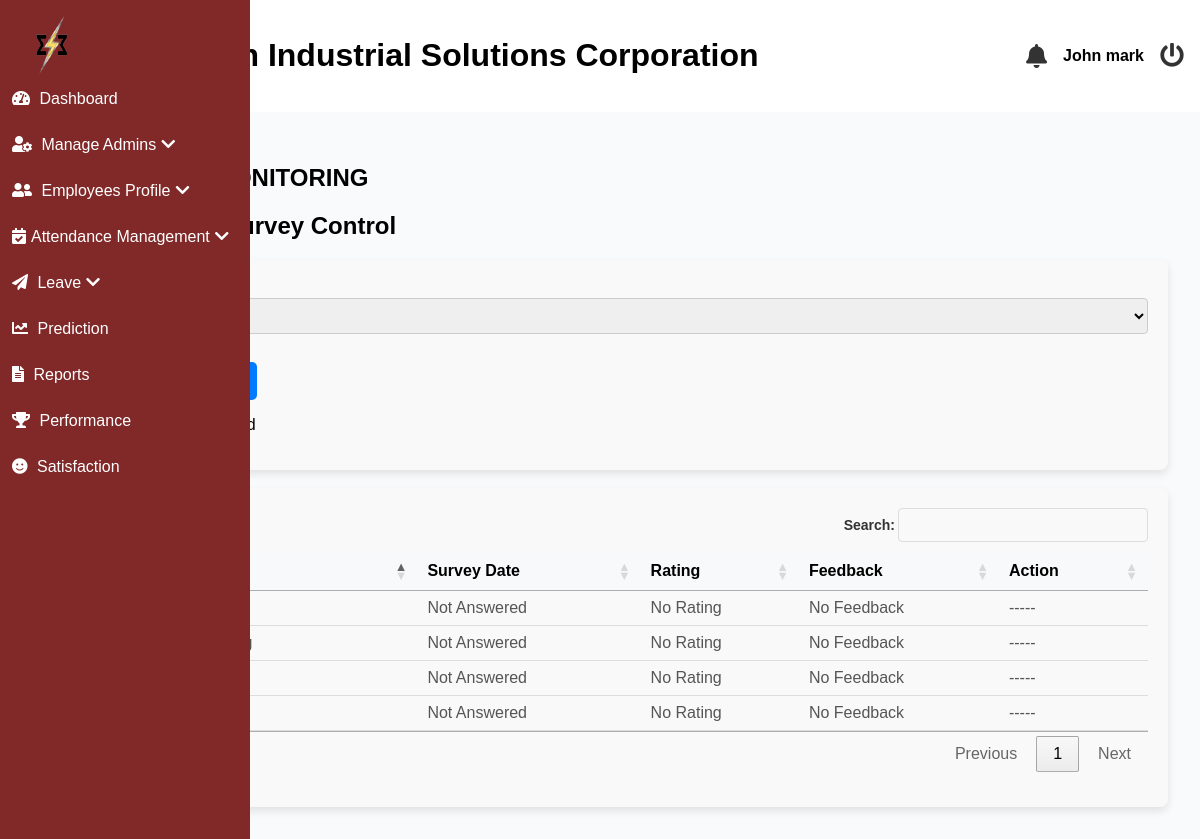
Before: /admin/satisfaction.php (signed in) with the older database file.
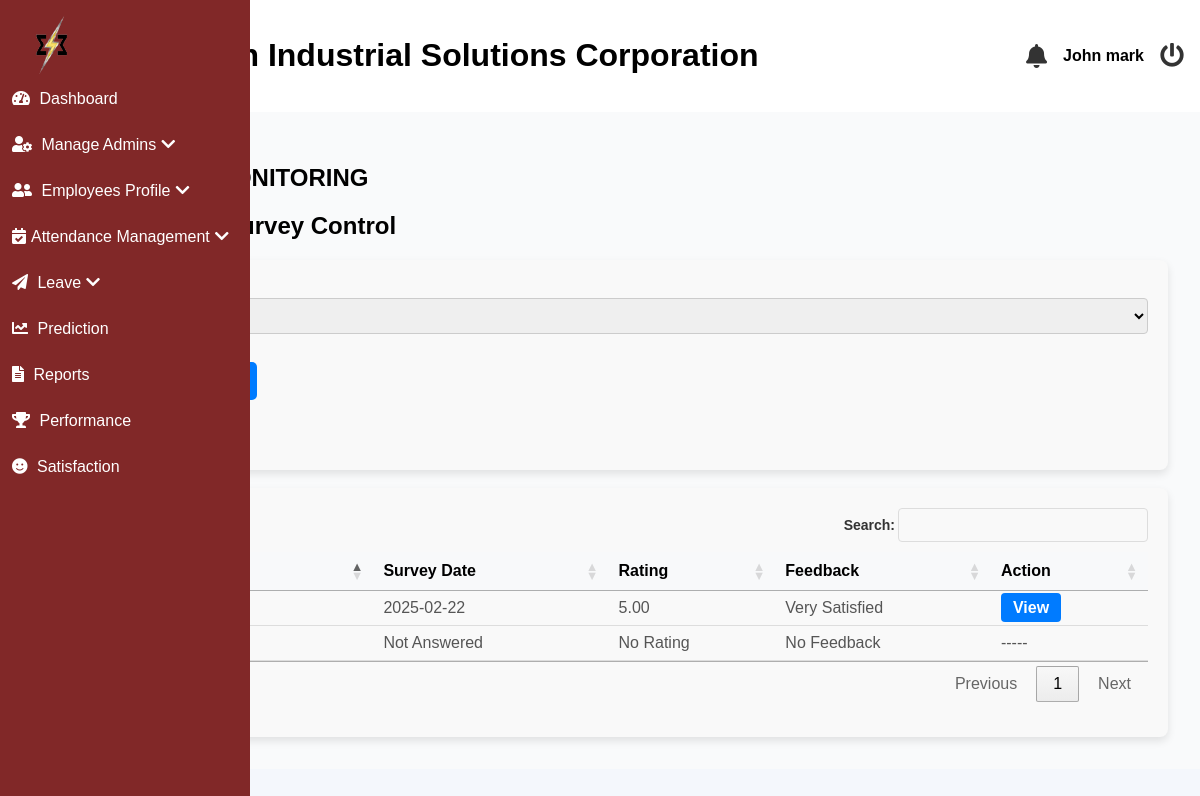
After: the same page with the newer database file.
### tables this page shows
CREATE TABLE `job_satisfaction_form_status` (
  `status_id` int(11) NOT NULL,
  `status` enum('Open','Closed') NOT NULL DEFAULT 'Closed'
);

CREATE TABLE `employees` (
  `id` int(11) NOT NULL,
  `employee_id` int(20) NOT NULL,
  `last_name` varchar(255) NOT NULL,
  `first_name` varchar(255) NOT NULL,
  `middle_name` varchar(255) NOT NULL,
  `suffix` varchar(255) NOT NULL,
  `gender` varchar(32) NOT NULL,
  `email` varchar(100) NOT NULL,
  `position` varchar(255) NOT NULL,
  `hire_date` date NOT NULL,
  `department` varchar(255) NOT NULL,
  `employment_status` varchar(255) NOT NULL,
  `user_type` int(11) NOT NULL DEFAULT 2 COMMENT '1=admin, 2=staff, 3=super admin',
  `password` varchar(255) NOT NULL,
  `e_status` int(11) NOT NULL DEFAULT 1,
  `date_of_birth` date DEFAULT NULL,
  `age` varchar(32) NOT NULL,
  `contact_number` varchar(20) DEFAULT NULL,
  `perma_address` text DEFAULT NULL,
  `civil_status` varchar(10) DEFAULT NULL,
  `sss_number` varchar(15) DEFAULT NULL,
  `philhealth_number` varchar(15) DEFAULT NULL,
  `pagibig_number` varchar(15) DEFAULT NULL,
  `tin_number` varchar(15) DEFAULT NULL,
  `emergency_contact_name` varchar(50) DEFAULT NULL,
  `emergency_contact_number` varchar(15) DEFAULT NULL,
  `educational_background` enum('Technical-Vocational Program graduate','College graduate','Master''s degree graduate','Doctorate degree graduate') DEFAULT NULL,
  `skills` text DEFAULT NULL,
  `username` varchar(255) NOT NULL,
  `sick_leave` int(11) NOT NULL DEFAULT 0,
  `vacation_leave` int(11) NOT NULL DEFAULT 0,
  `maternity_leave` int(11) NOT NULL DEFAULT 0,
  `paternity_leave` int(11) NOT NULL DEFAULT 0,
  `medical` longblob DEFAULT NULL,
  `tor` longblob DEFAULT NULL,
  `nbi_clearance` longblob DEFAULT NULL,
  `resume` longblob DEFAULT NULL,
  `prc` longblob DEFAULT NULL,
  `others` longblob DEFAULT NULL,
  `is_archived` tinyint(1) DEFAULT 0
);

CREATE TABLE `job_satisfaction_surveys` (
  `survey_id` int(11) NOT NULL,
  `employee_id` int(20) NOT NULL,
  `survey_date` date NOT NULL,
  `questions` longtext NOT NULL CHECK (json_valid(`questions`)),
  `overall_rating` decimal(5,2) NOT NULL,
  `rating_description` varchar(50) GENERATED ALWAYS AS (case when `overall_rating` between 4.00 and 5.00 then 'Very Satisfied' when `overall_rating` between 3.00 and 3.99 then 'Neutral' when `overall_rating` between 1.00 and 2.99 then 'Very Dissatisfied' else 'Undefined' end) VIRTUAL
);

### admin/satisfaction.php (the view, shortened to what this page needs)
<?php include('header.php'); ?>
<?php include('includes/sideBar.php'); ?>
<link rel="stylesheet" href="https://cdn.datatables.net/1.13.5/css/jquery.dataTables.min.css" />
<main class="main-content">
    <section id="dashboard">
        <h2>SATISFACTION MONITORING</h2>
        <?php
        $conn = mysqli_connect('localhost', 'root', '', 'esetech');
        $status_sql = "SELECT status FROM job_satisfaction_form_status WHERE status_id = 1";
        $status_result = mysqli_query($conn, $status_sql);
        if ($status_result && mysqli_num_rows($status_result) > 0) {
            $status_row = mysqli_fetch_assoc($status_result);
            $current_status = $status_row['status'];
        } else {
            $current_status = 'Closed';
        }
        ?>
        <h2>Job Satisfaction Survey Control</h2>
        <form method="POST" class="evaluation-form">
            <div class="form-group">
            <label for="status">Survey Status:</label>
            <select name="status" id="status">
                <option value="Open" <?php echo ($current_status == 'Open') ? 'selected' : ''; ?>>Open</option>
                <option value="Closed" <?php echo ($current_status == 'Closed') ? 'selected' : ''; ?>>Closed</option>
            </select>
            <br><br>
            <button type="submit">Update Survey Status</button>
        </form>
        <p>Current Form Status: <?php echo $current_status; ?></p>
    <br>
        <form method="POST" class="evaluation-form">
            <div class="form-group">
        <?php
        $query = "
            SELECT
                e.employee_id,
                CONCAT(e.first_name, ' ', e.middle_name, ' ', e.last_name) AS full_name,
                ss.survey_id,
                ss.survey_date,
                ss.overall_rating,
                ss.rating_description
            FROM employees e
            LEFT JOIN job_satisfaction_surveys ss
            ON e.employee_id = ss.employee_id
        ";
        $result = mysqli_query($conn, $query);
        if ($result) {
            echo '<table id="myTable">';
            echo '<thead><tr><th>Employee Name</th><th>Survey Date</th><th>Rating</th><th>Feedback</th><th>Action</th></tr></thead>';
            echo '<tbody>';
            while ($row = mysqli_fetch_assoc($result)) {
                echo '<tr>';
                echo '<td>' . htmlspecialchars($row['full_name']) . '</td>';
                echo '<td>' . ($row['survey_date'] ? $row['survey_date'] : 'Not Answered') . '</td>';
                echo '<td>' . ($row['overall_rating'] ? $row['overall_rating'] : 'No Rating') . '</td>';
                echo '<td>' . ($row['rating_description'] ? $row['rating_description'] : 'No Feedback') . '</td>';
                if ($row['survey_date'] != null || $row['overall_rating'] != null || $row['rating_description'] != null) {
                    echo '<td>'
                        . '<div class="action-buttons">'
                            . '<a href="view_satisfaction?id=' . $row['survey_id'] . '" class="btn">View</a>'
                        . '</div>'
                    . '</td>';
                } else {
                    echo '<td>-----</td>';
                }
                echo '</tr>';
            }
            echo '</tbody>';
            echo '</table>';
        }
        ?>
        </div>
    </form>
    </section>
</main>
<?php include('footer.php'); ?>

Changed rows visible on the page:
removed employees: shows "Not Answered", shows "No Rating", shows "No Feedback"
removed employees: shows "Not Answered", shows "No Rating", shows "No Feedback"
removed employees: shows "Not Answered", shows "No Rating", shows "No Feedback"
changed job_satisfaction_form_status: status "Closed" → "Open"
added job_satisfaction_surveys: survey_date "2025-02-22", overall_rating "5.00", rating_description "Very Satisfied"
